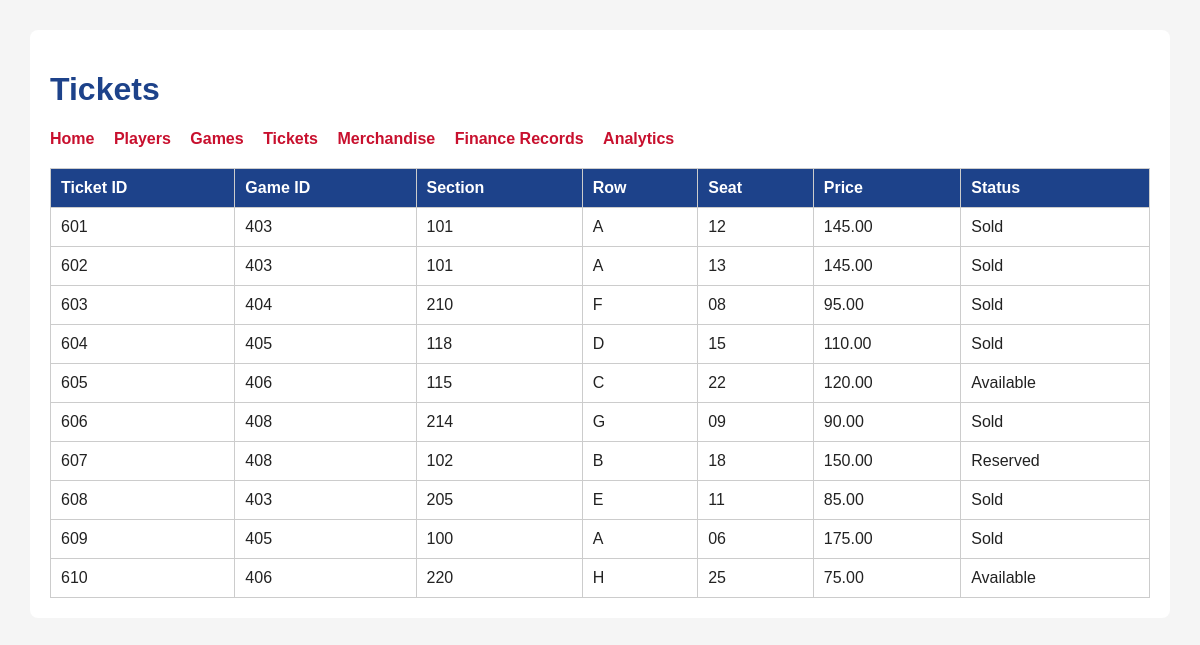
The page /app/tickets.php on the database its author committed.
### tables this page shows
CREATE TABLE Tickets (
    ticket_id INT PRIMARY KEY,
    game_id INT NOT NULL,
    seat_num VARCHAR(10) NOT NULL,
    row_num VARCHAR(10) NOT NULL,
    section VARCHAR(20) NOT NULL,
    price DECIMAL(8,2) NOT NULL,
    purchase_date DATE NULL,
    purchaser_fname VARCHAR(50) NULL,
    purchaser_lname VARCHAR(50) NULL,
    purchaser_email VARCHAR(100) NULL,
    ticket_type VARCHAR(30) NOT NULL,
    sale_status VARCHAR(20) NOT NULL,
    CONSTRAINT chk_ticket_price CHECK (price >= 0),
    CONSTRAINT chk_tickets_status CHECK (sale_status IN ('Available', 'Sold', 'Reserved')),
    CONSTRAINT fk_tickets_game
        FOREIGN KEY (game_id) REFERENCES Games(game_id) ON UPDATE CASCADE ON DELETE CASCADE
);

### app/tickets.php (the view, shortened to what this page needs)
<?php
include("db_connect.php");
$result = $conn->query("SELECT * FROM Tickets");
?>
<!DOCTYPE html>
<html>
<head>
    <link rel="stylesheet" href="style.css">
</head>
<body>
<div class="container">
    <h1>Tickets</h1>
    <nav>
        <a href="index.php">Home</a>
        <a href="players.php">Players</a>
        <a href="games.php">Games</a>
        <a href="tickets.php">Tickets</a>
        <a href="merchandise.php">Merchandise</a>
        <a href="finance.php">Finance Records</a>
        <a href="analytics.php">Analytics</a>
    </nav>
    <table>
        <tr>
            <th>Ticket ID</th>
            <th>Game ID</th>
            <th>Section</th>
            <th>Row</th>
            <th>Seat</th>
            <th>Price</th>
            <th>Status</th>
        </tr>
        <?php while($row = $result->fetch_assoc()): ?>
        <tr>
            <td><?php echo $row["ticket_id"]; ?></td>
            <td><?php echo $row["game_id"]; ?></td>
            <td><?php echo $row["section"]; ?></td>
            <td><?php echo $row["row_num"]; ?></td>
            <td><?php echo $row["seat_num"]; ?></td>
            <td><?php echo $row["price"]; ?></td>
            <td><?php echo $row["sale_status"]; ?></td>
        </tr>
        <?php endwhile; ?>
    </table>
</div>
</body>
</html>

### app/style.css (style rules this page uses)
body { font-family: Arial, sans-serif; margin: 30px; background-color: #f5f5f5; color: #222; }
h1, h2 { color: #1d428a; }
nav { margin-bottom: 20px; }
nav a { margin-right: 15px; text-decoration: none; color: #c8102e; font-weight: bold; }
table { border-collapse: collapse; width: 100%; background-color: white; margin-top: 15px; }
th, td { border: 1px solid #ccc; padding: 10px; text-align: left; }
th { background-color: #1d428a; color: white; }
.container { background: white; padding: 20px; border-radius: 8px; }

### rows shown on the page
tickets: ticket_id "601", game "403", section "101", row_num "A", seat_num "12", price "145.00", sale_status "Sold"
tickets: ticket_id "602", game "403", section "101", row_num "A", seat_num "13", price "145.00", sale_status "Sold"
tickets: ticket_id "603", game "404", section "210", row_num "F", seat_num "08", price "95.00", sale_status "Sold"
tickets: ticket_id "604", game "405", section "118", row_num "D", seat_num "15", price "110.00", sale_status "Sold"
tickets: ticket_id "605", game "406", section "115", row_num "C", seat_num "22", price "120.00", sale_status "Available"
tickets: ticket_id "606", game "408", section "214", row_num "G", seat_num "09", price "90.00", sale_status "Sold"
tickets: ticket_id "607", game "408", section "102", row_num "B", seat_num "18", price "150.00", sale_status "Reserved"
tickets: ticket_id "608", game "403", section "205", row_num "E", seat_num "11", price "85.00", sale_status "Sold"
tickets: ticket_id "609", game "405", section "100", row_num "A", seat_num "06", price "175.00", sale_status "Sold"
tickets: ticket_id "610", game "406", section "220", row_num "H", seat_num "25", price "75.00", sale_status "Available"
